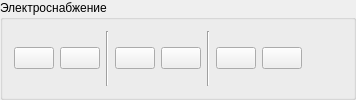
           <widget class="QgsCollapsibleGroupBox" name="mGroupBox_4">
            <property name="minimumSize">
             <size>
              <width>0</width>
              <height>0</height>
             </size>
            </property>
            <property name="title">
             <string>Электроснабжение</string>
            </property>
            <property name="flat">
             <bool>true</bool>
            </property>
            <layout class="QHBoxLayout" name="horizontalLayout_7">
             <item>
              <layout class="QHBoxLayout" name="horizontalLayout_8">
               <item>
                <widget class="QPushButton" name="btnInsertPowerSupplyNetwork">
                 <property name="toolTip">
                  <string>Вставка сетей электроснабжения</string>
                 </property>
                 <property name="text">
                  <string/>
                 </property>
                 <property name="icon">
                  <iconset>
                   <normaloff>:/plugins/GisEC/Icons/add_network.png</normaloff>:/plugins/GisEC/Icons/add_network.png</iconset>
                 </property>
                 <property name="checkable">
                  <bool>true</bool>
                 </property>
                </widget>
               </item>
               <item>
                <widget class="QPushButton" name="btnEditPowerSupplyNetwork">
                 <property name="toolTip">
                  <string>Редактирование сетей электроснабжения</string>
                 </property>
                 <property name="text">
                  <string/>
                 </property>
                 <property name="icon">
                  <iconset>
                   <normaloff>:/plugins/GisEC/Icons/edit_network.png</normaloff>:/plugins/GisEC/Icons/edit_network.png</iconset>
                 </property>
                 <property name="checkable">
                  <bool>true</bool>
                 </property>
                </widget>
               </item>
               <item>
                <widget class="Line" name="line_8">
                 <property name="orientation">
                  <enum>Qt::Vertical</enum>
                 </property>
                </widget>
               </item>
               <item>
                <widget class="QPushButton" name="btnInsertPowerSupplyObjects">
                 <property name="toolTip">
                  <string>Вставка объекта электроснабжения (полигон)</string>
                 </property>
                 <property name="text">
                  <string/>
                 </property>
                 <property name="icon">
                  <iconset>
                   <normaloff>:/plugins/GisEC/Icons/add_object.png</normaloff>:/plugins/GisEC/Icons/add_object.png</iconset>
                 </property>
                 <property name="checkable">
                  <bool>true</bool>
                 </property>
                </widget>
               </item>
               <item>
                <widget class="QPushButton" name="btnEditPowerSupplyObjects">
                 <property name="toolTip">
                  <string>Редактирование объекта электроснабжения (полигон)</string>
                 </property>
                 <property name="text">
                  <string/>
                 </property>
                 <property name="icon">
                  <iconset>
                   <normaloff>:/plugins/GisEC/Icons/edit_object.png</normaloff>:/plugins/GisEC/Icons/edit_object.png</iconset>
                 </property>
                 <property name="checkable">
                  <bool>true</bool>
                 </property>
                </widget>
               </item>
               <item>
                <widget class="Line" name="line_4">
                 <property name="orientation">
                  <enum>Qt::Vertical</enum>
                 </property>
                </widget>
               </item>
               <item>
                <widget class="QPushButton" name="btnInsertPowerSupplyPoints">
                 <property name="toolTip">
                  <string>Вставка объекта электроснабжения (маркер)</string>
                 </property>
                 <property name="text">
                  <string/>
                 </property>
                 <property name="icon">
                  <iconset>
                   <normaloff>:/plugins/GisEC/Icons/add_point.png</normaloff>:/plugins/GisEC/Icons/add_point.png</iconset>
                 </property>
                 <property name="checkable">
                  <bool>true</bool>
                 </property>
                </widget>
               </item>
               <item>
                <widget class="QPushButton" name="btnEditPowerSupplyPoints">
                 <property name="toolTip">
                  <string>Редактирование объекта электроснабжения (маркер)</string>
                 </property>
                 <property name="text">
                  <string/>
                 </property>
                 <property name="icon">
                  <iconset>
                   <normaloff>:/plugins/GisEC/Icons/edit_point.png</normaloff>:/plugins/GisEC/Icons/edit_point.png</iconset>
                 </property>
                 <property name="checkable">
                  <bool>true</bool>
                 </property>
                </widget>
               </item>
               <item>
                <spacer name="horizontalSpacer_4">
                 <property name="orientation">
                  <enum>Qt::Horizontal</enum>
                 </property>
                 <property name="sizeHint" stdset="0">
                  <size>
                   <width>40</width>
                   <height>20</height>
                  </size>
                 </property>
                </spacer>
               </item>
              </layout>
             </item>
            </layout>
           </widget>
